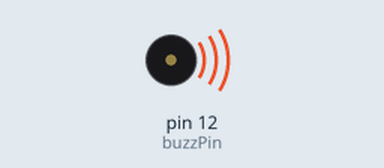
This sketch was run on a simulated Arduino Uno, built with avr-gcc and run on an emulated ATmega328P. On the bench: buzzer (waves = sounding).

Above: at 0.5 s.
Timing chart, 0 to 4.6 s (numbered marks = the images above):
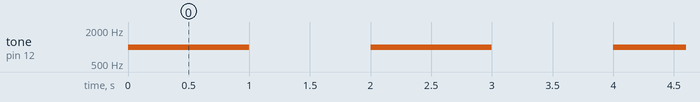

Measured:
- by itself, tone on pin 12 (buzzPin): alternates 1000 Hz for 1.0 s and silent for 1.0 s

The sketch:

BuzzerModule.ino
```cpp
int frequency=1000; //Specified in Hz
int buzzPin=12;
int timeOn=1000; //specified in milliseconds
int timeOff=1000; //specified in millisecods
void setup(){

}
void loop ()
{
   tone(buzzPin, frequency);
   delay(timeOn);
   noTone(buzzPin);
   delay(timeOff);
}
```
